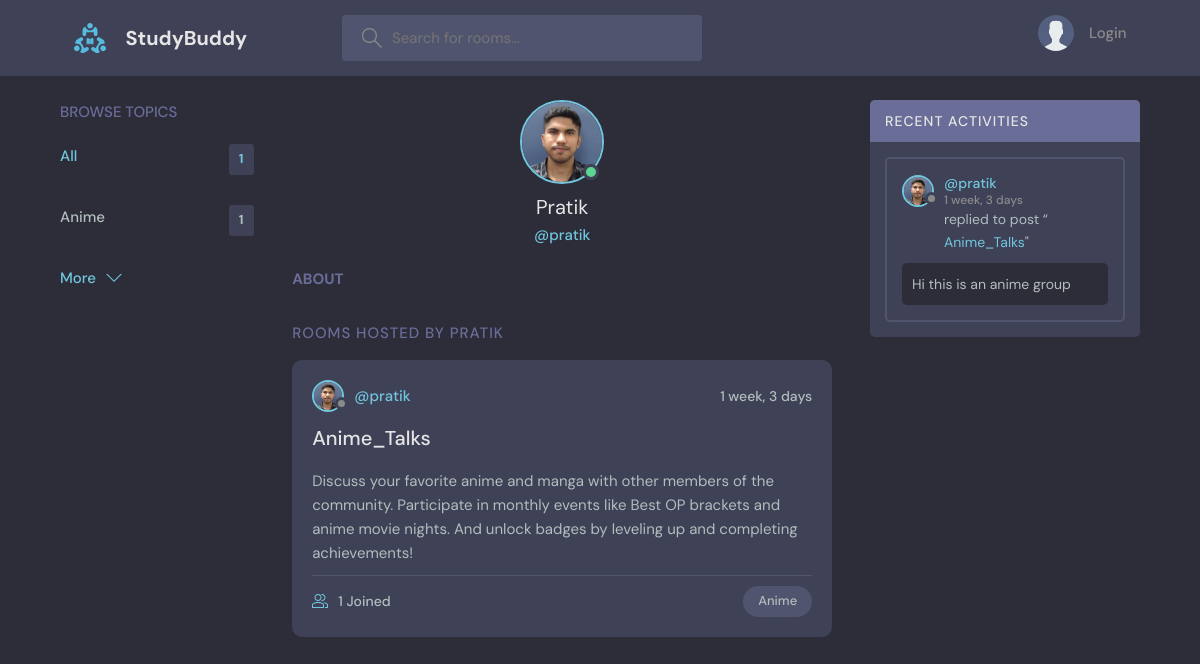
The app's page /profile/1 with its own data.
### base/models.py (models this page shows)
class Topic(models.Model):
  name = models.CharField(max_length=200)
  def __str__(self):
     return self.name

class User(AbstractUser):
    name = models.CharField(max_length=200 ,null=True)
    email = models.EmailField(unique=True)
    bio = models.TextField(blank=True,null=True)
    avatar = models.ImageField(null=True,default='avatar.svg')
    USERNAME_FIELD = 'email'
    REQUIRED_FIELDS = []

class Room(models.Model):
    host = models.ForeignKey(User,on_delete=models.SET_NULL,null=True)
    topic = models.ForeignKey(Topic,on_delete=models.SET_NULL,null=True)
    name = models.CharField(max_length=200)
    description = models.TextField(null=True,blank=True)
    participants = models.ManyToManyField(User,related_name='participants',blank=True)
    updated = models.DateTimeField(auto_now=True) # takes a time stamp everytime the data is updated so basically
    created = models.DateTimeField(auto_now_add=True)  #timestamp is created when we create and save the instance
    class Meta:
        ordering = ['-updated','-created']
    def __str__(self):
        return self.name

class Message(models.Model):
    owner = models.ForeignKey(User,on_delete=models.CASCADE)
    room = models.ForeignKey(Room,on_delete=models.CASCADE)#room get deleted all the message for that room is deleted
    body = models.TextField()
    updated = models.DateTimeField(auto_now=True)
    created = models.DateTimeField(auto_now_add=True)
    class Meta():
        ordering = ['-updated','-created']
    def __str__(self):
        return self.body[:50]

### base/views.py (the view)
# urls.py: path('profile/<int:pk>',views.userprofile,name='user-profile'),
def userprofile(request,pk):
    user = User.objects.get(id=pk)
    rooms = user.room_set.all()
    room_messages=user.message_set.all()
    topics = Topic.objects.all()
    context={'user':user,'rooms':rooms,'room_messages':room_messages,'topics':topics}
    return render(request,'base/profile.html',context)

### base/templates/base/profile.html (shortened to what this page needs)
{% extends 'main.html' %}
{% block content %}
<main class="profile-page layout layout--3">
  <div class="container">
    {% include 'base/topics_component.html' %}
    <div class="roomList">
      <div class="profile">
        <div class="profile__avatar">
          <div class="avatar avatar--large active">
            <img src="{{user.avatar.url}}" />
          </div>
        </div>
        <div class="profile__info">
          <h3>{{user.name}}</h3>
          <p>@{{user.username}}</p>
        </div>
        <div class="profile__about">
          <h3>About</h3>
        </div>
      </div>
      <div class="roomList__header">
        <div>
          <h2>Rooms Hosted by {{user.username}}</h2>
        </div>
      </div>
      {% include 'base/feed_component.html' %}
    </div>
    {% include 'base/activity_component.html' %}
  </div>
</main>
{% endblock content %}

### templates/main.html (shortened to what this page needs)
<!DOCTYPE html>
{% load static %}
<html lang="en">
  <head>
    <link rel="stylesheet" href="{% static 'styles/style.css' %}" />
  </head>
  <body>
    {% include 'navbar.html' %}
    {% block content %}
     {% endblock %}
  </body>
</html>

### templates/navbar.html (shortened to what this page needs)
{% load static %}
<header class="header header--loggedIn">
    <div class="container">
      <a href="{% url 'home' %}" class="header__logo">
        <img src="{% static 'images/logo.svg' %}" />
        <h1>StudyBuddy</h1>
      </a>
      <form class="header__search" method="GET" action="{% url 'home'  %}">
        <label>
          <input name='q' placeholder="Search for rooms..." />
        </label>
      </form>
      <nav class="header__menu">
        {% if request.user.is_authenticated %}
        <div class="header__user">
          <a href="{% url 'user-profile' request.user.id%}">
            <div class="avatar avatar--medium active">
              <img src="{{request.user.avatar.url}}" />
            </div>
            <p>{{request.user.username}} <span>@{{request.user.username}}</span></p>
          </a>
          <button class="dropdown-button">
            <svg version="1.1" xmlns="http://www.w3.org/2000/svg" width="32" height="32" viewBox="0 0 32 32">
              <title>chevron-down</title>
              <path d="M16 21l-13-13h-3l16 16 16-16h-3l-13 13z"></path>
            </svg>
          </button>
        </div>
        {% else %}
        <a href="{% url 'login' %}">
          <img src="{%  static 'images/avatar.svg' %}"/>
          <p>Login</p>
        </a>
        {% endif %}
      </nav>
    </div>
  </header>

### base/templates/base/topics_component.html
<div class="topics">
  <div class="topics__header">
    <h2>Browse Topics</h2>
  </div>
  <ul class="topics__list">
    <li>
      <a href="{% url 'home' %}" class="active">All <span>{{topics.count}}</span></a>
    </li>
    {% for topic in topics %}
    <li>
      <a  href="{% url 'home' %}?q={{topic.name}}">{{topic.name}}<span>{{topic.room_set.all.count}}</span></a>
    </li>
    {% endfor %}
  </ul>
  <a class="btn btn--link" href="{% url 'topics-page' %}">
    More
    <svg version="1.1" xmlns="http://www.w3.org/2000/svg" width="32" height="32" viewBox="0 0 32 32">
      <title>chevron-down</title>
      <path d="M16 21l-13-13h-3l16 16 16-16h-3l-13 13z"></path>
    </svg>
  </a>
</div>

### base/templates/base/feed_component.html (shortened to what this page needs)
{% for room in rooms %}
<div class="roomListRoom">
  <div class="roomListRoom__header">
    <a href="{% url 'user-profile' room.host.id %}" class="roomListRoom__author">
      <div class="avatar avatar--small">
        <img src="{{room.host.avatar.url}}" />
      </div>
      <span>@{{room.host.username}}</span>
    </a>
    <div class="roomListRoom__actions">
      <span>{{room.created|timesince}}</span>
    </div>
  </div>
  <div class="roomListRoom__content">
    <a href="{% url 'room' room.id %}">{{room.name}}</a>
    <p>
     {{room.description}}
    </p>
  </div>
  <div class="roomListRoom__meta">
    <a href="{% url 'room' room.id %}" class="roomListRoom__joined">
      {{room.participants.all.count}} Joined
    </a>
    <p class="roomListRoom__topic">{{room.topic}}</p>
  </div>
</div>
{% endfor %}

### base/templates/base/activity_component.html (shortened to what this page needs)
<div class="activities">
  <div class="activities__header">
    <h2>Recent Activities</h2>
  </div>
  {% for message in room_messages %}
  <div class="activities__box">
    <div class="activities__boxHeader roomListRoom__header">
      <a
        href="{% url 'user-profile' message.owner.id %}"
        class="roomListRoom__author"
      >
        <div class="avatar avatar--small">
          <img src="{{message.owner.avatar.url}}" />
        </div>
        <p>
          @{{message.owner.username}}
          <span>{{message.created|timesince}}</span>
        </p>
      </a>
    </div>
    <div class="activities__boxContent">
      <p>
        replied to post “<a href="{% url 'room' message.room.id%}"
          >{{message.room}}</a
        >"
      </p>
      <div class="activities__boxRoomContent">{{message}}</div>
    </div>
  </div>
  {% endfor %}
</div>

### records on screen
Topic: name "Anime", room_set.all.count "1"
User: avatar (picture), name "Pratik", username "pratik", username "PRATIK"
Room: host.avatar (picture), host.username "pratik", created "1 week, 3 days", name "Anime_Talks", description "Discuss your favorite anime and manga with other members of the community. Participate in monthly events like Best OP brackets and anime movie nights. And unlock badges by leveling up and completing achievements!", participants.all.count "1", topic "Anime"
Message: owner.avatar (picture), owner.username "pratik", created "1 week, 3 days", room "Anime_Talks", body "Hi this is an anime group"

### other values on screen
{{ topics.count }} "1"
